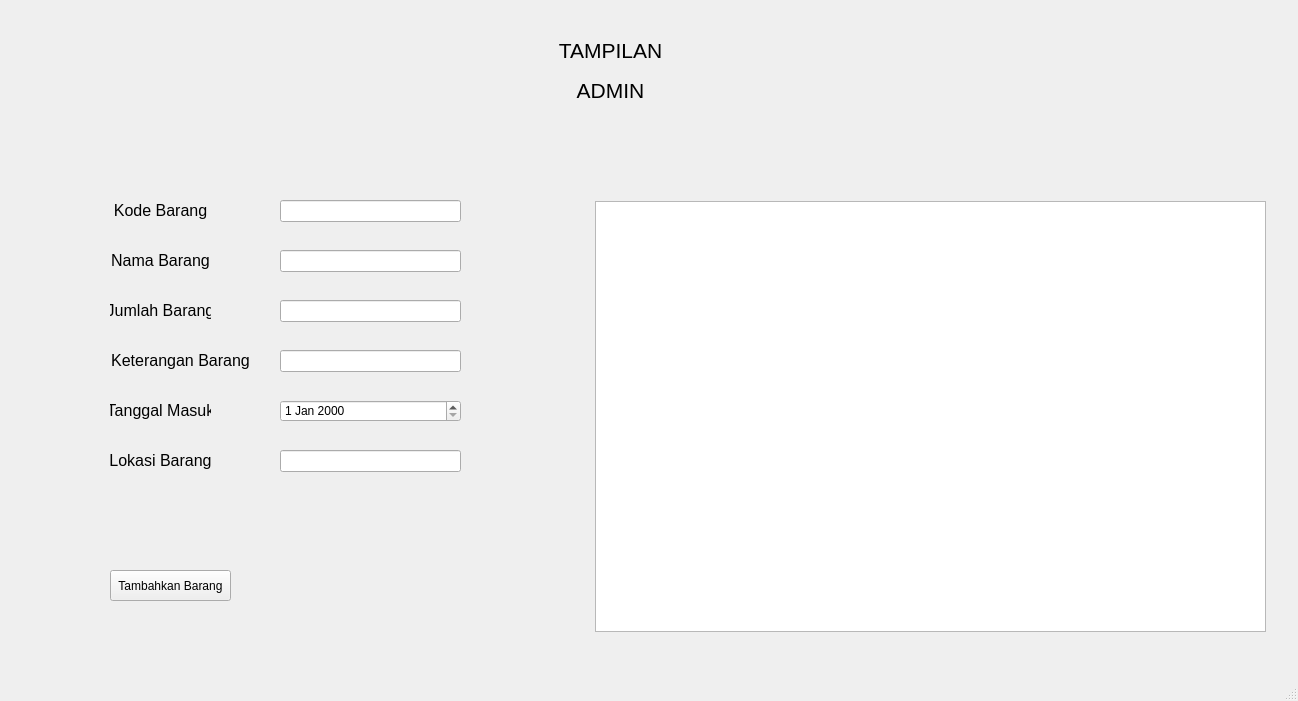
<?xml version="1.0" encoding="UTF-8"?>
<ui version="4.0">
 <class>TampilanUser</class>
 <widget class="QMainWindow" name="TampilanUser">
  <property name="geometry">
   <rect>
    <x>0</x>
    <y>0</y>
    <width>1298</width>
    <height>701</height>
   </rect>
  </property>
  <property name="windowTitle">
   <string>MainWindow</string>
  </property>
  <widget class="QWidget" name="centralwidget">
   <widget class="QPushButton" name="pushButtonTambah">
    <property name="geometry">
     <rect>
      <x>110</x>
      <y>570</y>
      <width>121</width>
      <height>31</height>
     </rect>
    </property>
    <property name="text">
     <string>Tambahkan Barang</string>
    </property>
   </widget>
   <widget class="QDateEdit" name="textEditTanggal">
    <property name="geometry">
     <rect>
      <x>280</x>
      <y>400</y>
      <width>181</width>
      <height>22</height>
     </rect>
    </property>
   </widget>
   <widget class="QLabel" name="label_7">
    <property name="geometry">
     <rect>
      <x>110</x>
      <y>400</y>
      <width>101</width>
      <height>21</height>
     </rect>
    </property>
    <property name="font">
     <font>
      <pointsize>12</pointsize>
     </font>
    </property>
    <property name="frameShape">
     <enum>QFrame::NoFrame</enum>
    </property>
    <property name="text">
     <string>Tanggal Masuk</string>
    </property>
    <property name="alignment">
     <set>Qt::AlignCenter</set>
    </property>
   </widget>
   <widget class="QLineEdit" name="textEditKeterangan">
    <property name="geometry">
     <rect>
      <x>280</x>
      <y>350</y>
      <width>181</width>
      <height>22</height>
     </rect>
    </property>
   </widget>
   <widget class="QLabel" name="label_6">
    <property name="geometry">
     <rect>
      <x>110</x>
      <y>350</y>
      <width>141</width>
      <height>21</height>
     </rect>
    </property>
    <property name="font">
     <font>
      <pointsize>12</pointsize>
     </font>
    </property>
    <property name="frameShape">
     <enum>QFrame::NoFrame</enum>
    </property>
    <property name="text">
     <string>Keterangan Barang</string>
    </property>
    <property name="alignment">
     <set>Qt::AlignCenter</set>
    </property>
   </widget>
   <widget class="QLabel" name="label_5">
    <property name="geometry">
     <rect>
      <x>110</x>
      <y>300</y>
      <width>101</width>
      <height>21</height>
     </rect>
    </property>
    <property name="font">
     <font>
      <pointsize>12</pointsize>
     </font>
    </property>
    <property name="frameShape">
     <enum>QFrame::NoFrame</enum>
    </property>
    <property name="text">
     <string>Jumlah Barang</string>
    </property>
    <property name="alignment">
     <set>Qt::AlignCenter</set>
    </property>
   </widget>
   <widget class="QLabel" name="label_2">
    <property name="geometry">
     <rect>
      <x>550</x>
      <y>60</y>
      <width>121</width>
      <height>61</height>
     </rect>
    </property>
    <property name="font">
     <font>
      <pointsize>16</pointsize>
     </font>
    </property>
    <property name="text">
     <string>ADMIN</string>
    </property>
    <property name="alignment">
     <set>Qt::AlignCenter</set>
    </property>
   </widget>
   <widget class="QLabel" name="label_8">
    <property name="geometry">
     <rect>
      <x>110</x>
      <y>450</y>
      <width>101</width>
      <height>21</height>
     </rect>
    </property>
    <property name="font">
     <font>
      <pointsize>12</pointsize>
     </font>
    </property>
    <property name="frameShape">
     <enum>QFrame::NoFrame</enum>
    </property>
    <property name="text">
     <string>Lokasi Barang</string>
    </property>
    <property name="alignment">
     <set>Qt::AlignCenter</set>
    </property>
   </widget>
   <widget class="QLineEdit" name="textEditKode">
    <property name="geometry">
     <rect>
      <x>280</x>
      <y>200</y>
      <width>181</width>
      <height>22</height>
     </rect>
    </property>
   </widget>
   <widget class="QLabel" name="label_3">
    <property name="geometry">
     <rect>
      <x>110</x>
      <y>200</y>
      <width>101</width>
      <height>21</height>
     </rect>
    </property>
    <property name="font">
     <font>
      <pointsize>12</pointsize>
     </font>
    </property>
    <property name="frameShape">
     <enum>QFrame::NoFrame</enum>
    </property>
    <property name="text">
     <string>Kode Barang</string>
    </property>
    <property name="alignment">
     <set>Qt::AlignCenter</set>
    </property>
   </widget>
   <widget class="QLineEdit" name="textEditJumlah">
    <property name="geometry">
     <rect>
      <x>280</x>
      <y>300</y>
      <width>181</width>
      <height>22</height>
     </rect>
    </property>
   </widget>
   <widget class="QLabel" name="label">
    <property name="geometry">
     <rect>
      <x>550</x>
      <y>20</y>
      <width>121</width>
      <height>61</height>
     </rect>
    </property>
    <property name="font">
     <font>
      <pointsize>16</pointsize>
     </font>
    </property>
    <property name="text">
     <string>TAMPILAN</string>
    </property>
    <property name="alignment">
     <set>Qt::AlignCenter</set>
    </property>
   </widget>
   <widget class="QLineEdit" name="textEditNama">
    <property name="geometry">
     <rect>
      <x>280</x>
      <y>250</y>
      <width>181</width>
      <height>22</height>
     </rect>
    </property>
   </widget>
   <widget class="QLineEdit" name="textEditLokasi">
    <property name="geometry">
     <rect>
      <x>280</x>
      <y>450</y>
      <width>181</width>
      <height>22</height>
     </rect>
    </property>
   </widget>
   <widget class="QLabel" name="label_4">
    <property name="geometry">
     <rect>
      <x>110</x>
      <y>250</y>
      <width>101</width>
      <height>21</height>
     </rect>
    </property>
    <property name="font">
     <font>
      <pointsize>12</pointsize>
     </font>
    </property>
    <property name="frameShape">
     <enum>QFrame::NoFrame</enum>
    </property>
    <property name="text">
     <string>Nama Barang</string>
    </property>
    <property name="alignment">
     <set>Qt::AlignCenter</set>
    </property>
   </widget>
   <widget class="QTableView" name="tableView">
    <property name="geometry">
     <rect>
      <x>595</x>
      <y>201</y>
      <width>671</width>
      <height>431</height>
     </rect>
    </property>
    <property name="mouseTracking">
     <bool>false</bool>
    </property>
   </widget>
  </widget>
  <widget class="QMenuBar" name="menubar">
   <property name="geometry">
    <rect>
     <x>0</x>
     <y>0</y>
     <width>1298</width>
     <height>22</height>
    </rect>
   </property>
  </widget>
  <widget class="QStatusBar" name="statusbar"/>
 </widget>
 <resources/>
 <connections/>
</ui>
